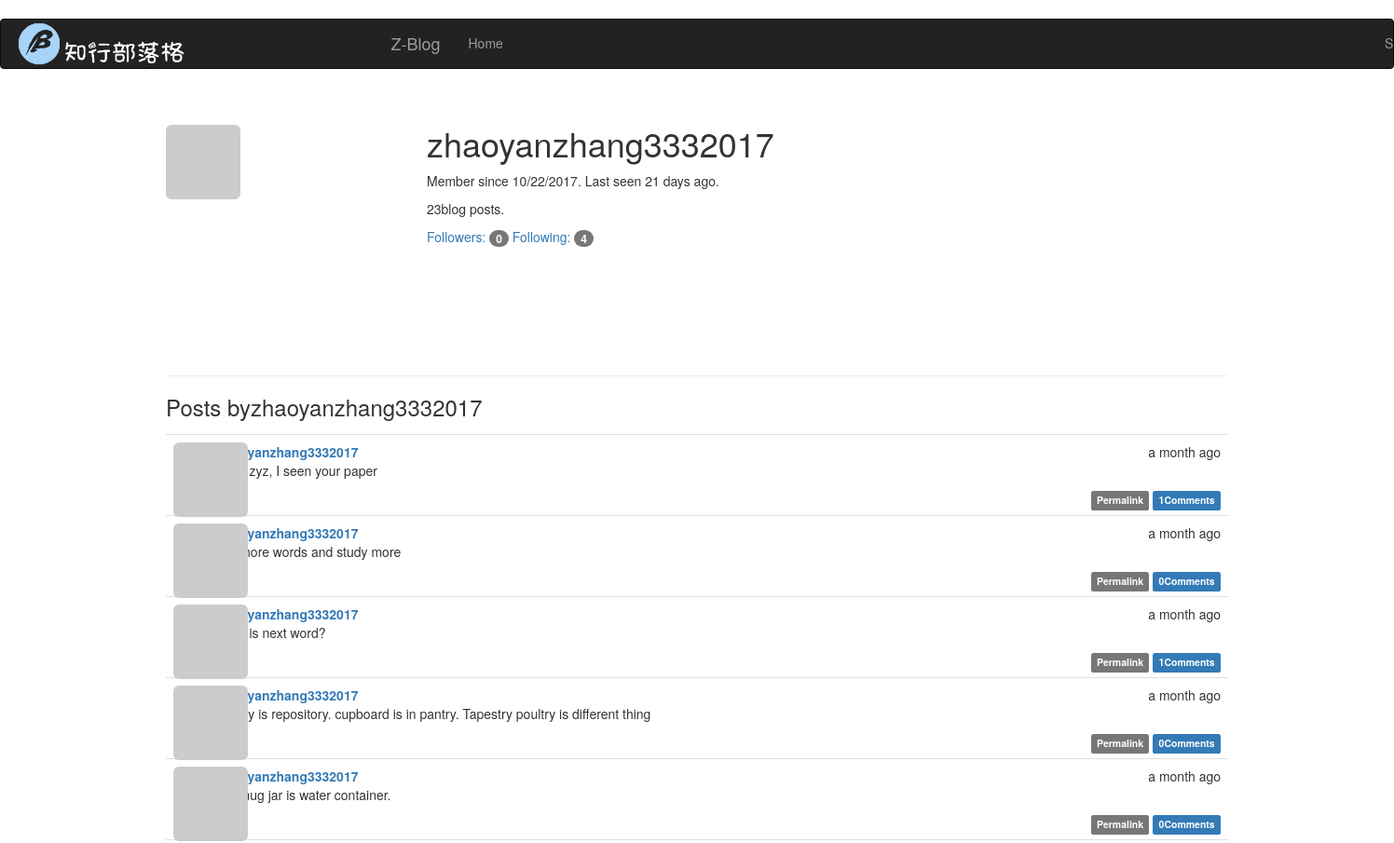
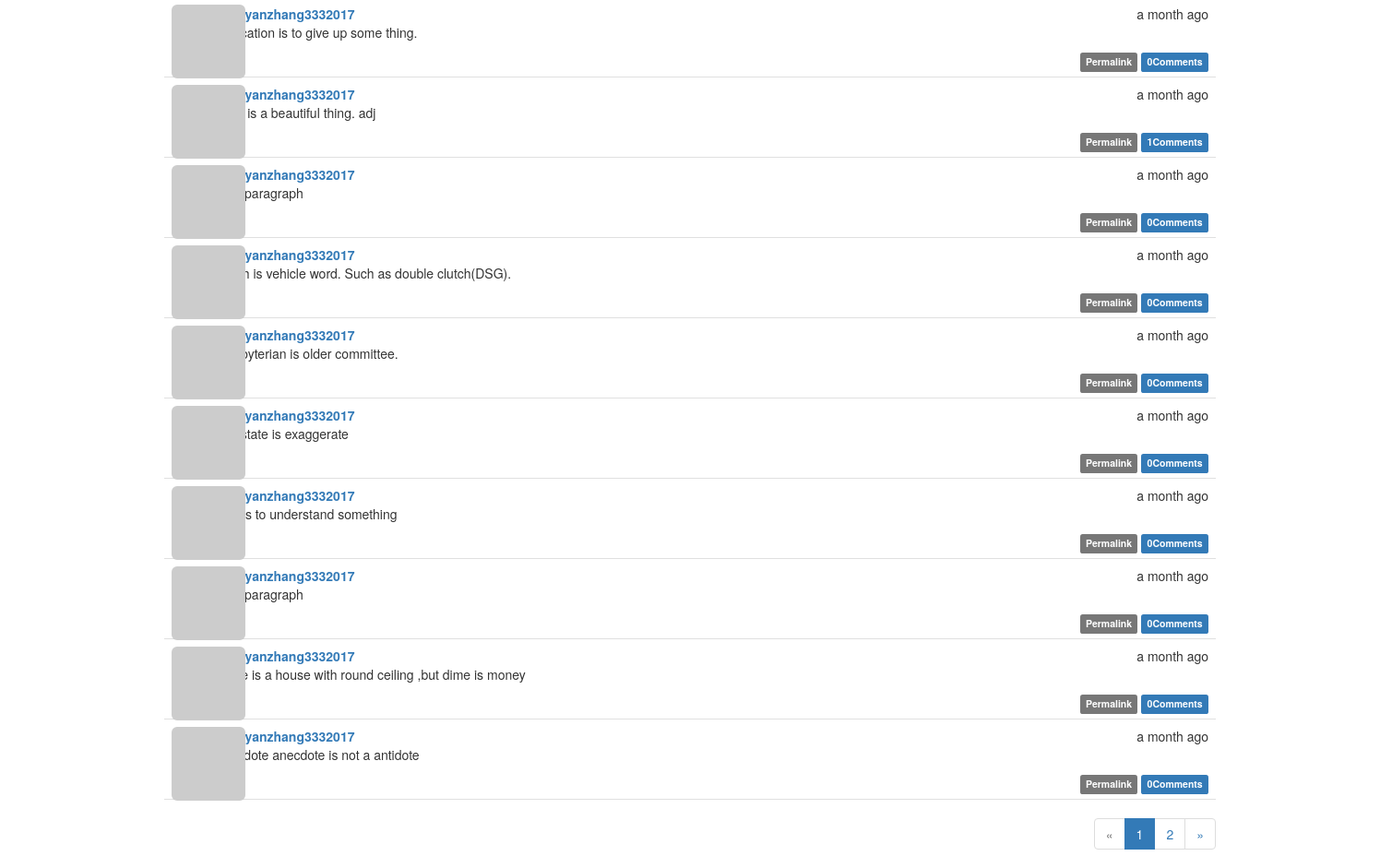
The app's page /user/zhaoyanzhang3332017 with its own data (2 pictures, top to bottom).
### app/models.py (models this page shows, shortened)
class User(UserMixin,db.Model):
    __tablename__ = 'users'
    id = db.Column(db.Integer, primary_key=True)
    email = db.Column(db.String(64), unique=True, index=True)
    username = db.Column(db.String(64), unique=True, index=True)
    role_id = db.Column(db.Integer, db.ForeignKey('roles.id'))
    password_hash=db.Column(db.String(128))
    confirmed =db.Column(db.Boolean,default=False)
    posts   =db.relationship('Post',   backref='author',lazy='dynamic')
    comments=db.relationship('Comment',backref='author',lazy='dynamic')
    followed = db.relationship('Follow',
                                foreign_keys=[Follow.follower_id],
                                backref=db.backref('follower', lazy='joined'),
                                lazy='dynamic',
                                cascade='all, delete-orphan')
    followers = db.relationship('Follow',
                                foreign_keys=[Follow.followed_id],
                                backref=db.backref('followed', lazy='joined'),
                                lazy='dynamic',
                                cascade='all, delete-orphan')
    @property
    def password(self):
        raise AttributeError ('password is not a readable attribute')
    name= db.Column(db.String(64))
    location=db.Column(db.String(64))
    about_me=db.Column(db.Text())
    member_since=db.Column(db.DateTime(),default=datetime.utcnow)
    last_seen=db.Column(db.DateTime(),default=datetime.utcnow)
    avatar_hash =db.Column(db.String(32))
    def gravatar(self,size=100,default='identicon',rating='g'):
        if request.is_secure:
            url='https://secure.gravatar.com/avatar'
        else:
            url='http://www.gravatar.com/avatar'
        hash=self.avatar_hash or hashlib.md5(self.email.encode('utf-8')).hexdigest()
        return '{url}/{hash}?s={size}&d={default}&r={rating}'.\
            format(url=url,hash=hash,size=size,default=default,rating=rating)
    '''
    def change_email(self,token):
        pass
        self.email=new_email
        self.avatar_hashself.avatar_hash=hashlib.md5(self.email.encode('utf-8')).hexdigest()
        db.session.add(self)
    '''

class Post(db.Model):
    __tablename__='posts'
    id = db.Column(db.Integer,primary_key=True)
    body = db.Column(db.Text)
    body_html=db.Column(db.Text)
    timestamp=db.Column(db.DateTime,index=True,default=datetime.utcnow)
    author_id=db.Column(db.Integer,db.ForeignKey('users.id'))
    comments=db.relationship('Comment',backref='post',lazy='dynamic')

### app/main/views.py (the view)
@main.route('/user/<username>')
def user(username):
    user= User.query.filter_by(username=username).first_or_404()
    page = request.args.get('page',1,type=int)
    pagination= user.posts.order_by(Post.timestamp.desc()).paginate\
            (page,per_page=15,error_out=False)
    posts=pagination.items
    return render_template('user.html',user=user,posts=posts,pagination=pagination)

### app/auth/views.py (called while the page is built)
@auth.before_app_request
def before_request():
    if current_user.is_authenticated:
        current_user.ping()
        if not current_user.confirmed\
                and request.endpoint[:5]!='auth.'\
                and request.endpoint !='static':
            return redirect(url_for('auth.unconfirmed'))

### app/main/__init__.py (called while the page is built)
@main.app_context_processor
def inject_permissions():
    return dict(Permission=Permission)

### app/models.py (called while the page is built)
    def can(self,permissions):
        return False

    def is_administrator(self):
        return False

### app/templates/user.html (shortened to what this page needs)
{% extends "base.html" %}
{%import "_macros.html" as macros %}
{% block page_content %}
<div class="page-header">
    <img class="img-rounded profile-thumbnail" src="{{ user.gravatar(size=256) }}">
    <div class="profile-header">
        <h1>{{ user.username }}</h1>
        <p>Member since {{ moment(user.member_since).format('L') }}. Last seen {{ moment(user.last_seen).fromNow() }}.</p>
        <p>{{user.posts.count()}}blog posts.</p>
        <p>
            <a href="{{ url_for('.followers', username=user.username) }}">Followers: <span class="badge">{{ user.followers.count() - 1 }}</span></a>
            <a href="{{ url_for('.followed_by', username=user.username) }}">Following: <span class="badge">{{ user.followed.count() - 1 }}</span></a>
        </p>
    </div>
</div>
<h3> Posts by{{user.username}}</h3>
{% include '_posts.html'%}
{% if pagination %}
<div class = "pagination">
    {{macros.pagination_widget(pagination,'.user',username=user.username)}}
</div>
{%endif%}
{% endblock %}

### app/templates/_posts.html (shortened to what this page needs)
<ul class="posts">
    {% for post in posts %}
    <li class="post">
        <div class="post-thumbnail">
            <a href="{{ url_for('.user', username=post.author.username) }}">
                <img class="img-rounded profile-thumbnail" src="{{ post.author.gravatar(size=40) }}">
            </a>
        </div>
        <div class="post-content">
            <div class="post-date">{{ moment(post.timestamp).fromNow() }}</div>
            <div class="post-author"><a href="{{ url_for('.user', username=post.author.username) }}">{{ post.author.username }}</a></div>
            <div class="post-body">
                {% if post.body_html %}
                    {{ post.body_html | safe }}
                {% else %}
                    {{ post.body }}
                {% endif %}
            </div>
            <div class="post-footer">
                <a href="{{ url_for('.post', id=post.id) }}">
                    <span class="label label-default">Permalink</span>
                </a>
                <a href="{{url_for('.post',id=post.id)}}#comments">
                    <span class="label label-primary">
                        {{post.comments.count()}}Comments
                    </span>
                </a>
            </div>
        </div>
    </li>
    {% endfor %}
</ul>

### app/static/styles.css (style rules this page uses)
.profile-thumbnail { position: absolute; }
.profile-header { min-height: 260px; margin-left: 280px; }
ul.posts { list-style-type: none; padding: 0px; margin: 16px 0px 0px 0px; border-top: 1px solid #e0e0e0; }
ul.posts li.post { padding: 8px; border-bottom: 1px solid #e0e0e0; }
div.post-date { float: right; }
div.post-author { font-weight: bold; }
div.post-thumbnail { position: absolute; }
div.post-content { margin-left: 48px; min-height: 48px; }
div.post-footer { text-align: right; }
div.pagination { width: 100%; text-align: right; padding: 0px; margin: 0px; }

### records on screen
User: username "zhaoyanzhang3332017", member_since "10/22/2017", last_seen "21 days ago"
Post: timestamp "a month ago", author.username "zhaoyanzhang3332017", body_html "hello zyz, I seen your paper", comments.count "1"
Post: timestamp "a month ago", author.username "zhaoyanzhang3332017", body_html "Try more words and study more", comments.count "0"
Post: timestamp "a month ago", author.username "zhaoyanzhang3332017", body_html "what is next word?", comments.count "1"
Post: timestamp "a month ago", author.username "zhaoyanzhang3332017", body_html "pantry is repository. cupboard is in pantry. Tapestry poultry is different thing", comments.count "0"
Post: timestamp "a month ago", author.username "zhaoyanzhang3332017", body_html "jug mug jar is water container.", comments.count "0"
Post: timestamp "a month ago", author.username "zhaoyanzhang3332017", body_html "revocation is to give up some thing.", comments.count "0"
Post: timestamp "a month ago", author.username "zhaoyanzhang3332017", body_html "floral is a beautiful thing. adj", comments.count "1"
Post: timestamp "a month ago", author.username "zhaoyanzhang3332017", body_html "15th paragraph", comments.count "0"
Post: timestamp "a month ago", author.username "zhaoyanzhang3332017", body_html "clutch is vehicle word. Such as double clutch(DSG).", comments.count "0"
Post: timestamp "a month ago", author.username "zhaoyanzhang3332017", body_html "presbyterian is older committee.", comments.count "0"
Post: timestamp "a month ago", author.username "zhaoyanzhang3332017", body_html "overstate is exaggerate", comments.count "0"
Post: timestamp "a month ago", author.username "zhaoyanzhang3332017", body_html "twig is to understand something", comments.count "0"
Post: timestamp "a month ago", author.username "zhaoyanzhang3332017", body_html "10th paragraph", comments.count "0"
Post: timestamp "a month ago", author.username "zhaoyanzhang3332017", body_html "dome is a house with round ceiling ,but dime is money", comments.count "0"
Post: timestamp "a month ago", author.username "zhaoyanzhang3332017", body_html "anecdote anecdote is not a antidote", comments.count "0"

### other values on screen
{{ user.posts.count() }} "23"
{{ user.followers.count() - 1 }} "0"
{{ user.followed.count() - 1 }} "4"
{{ p }} "1"
{{ p }} "2"
